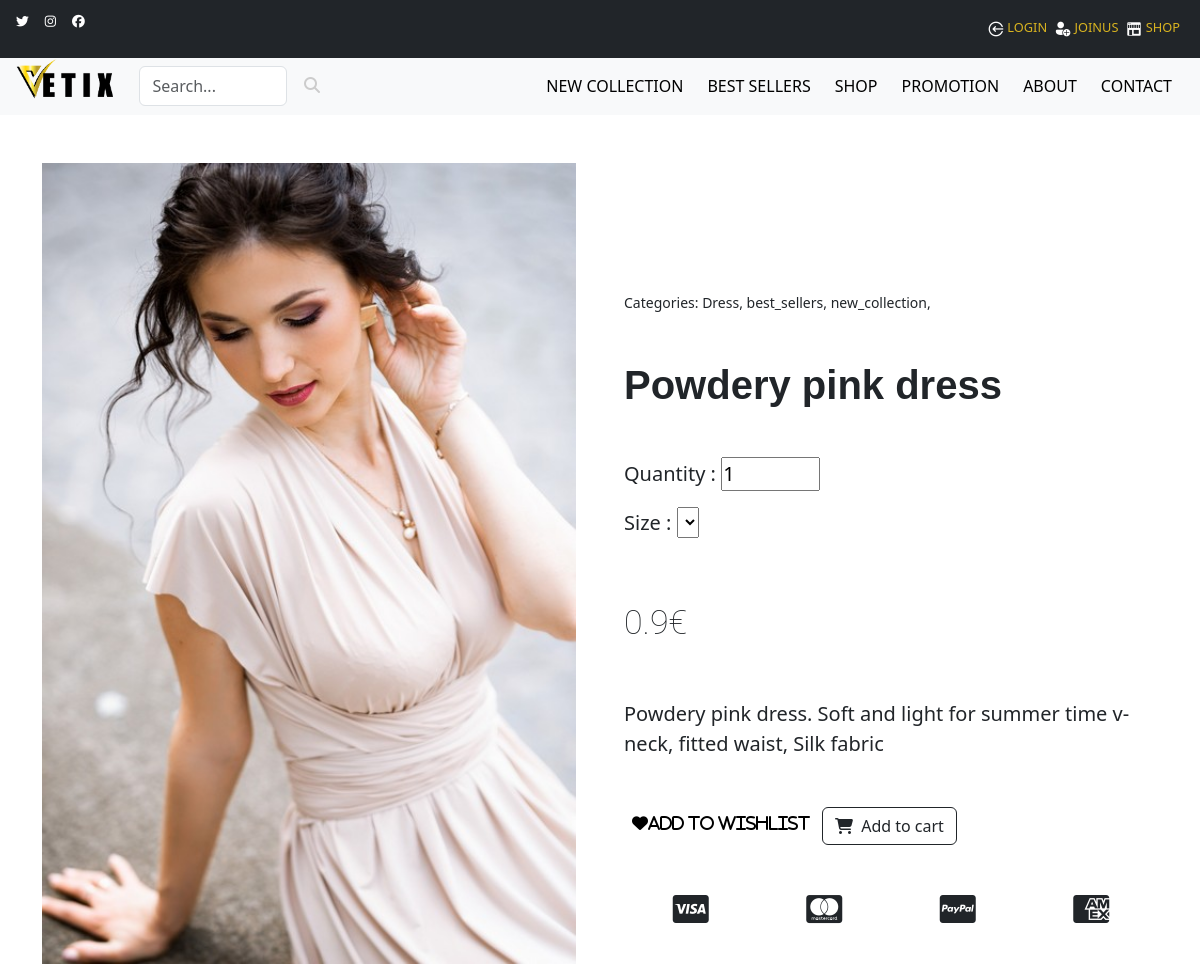
The app's page /product.php?id=3 (upper part), older data.
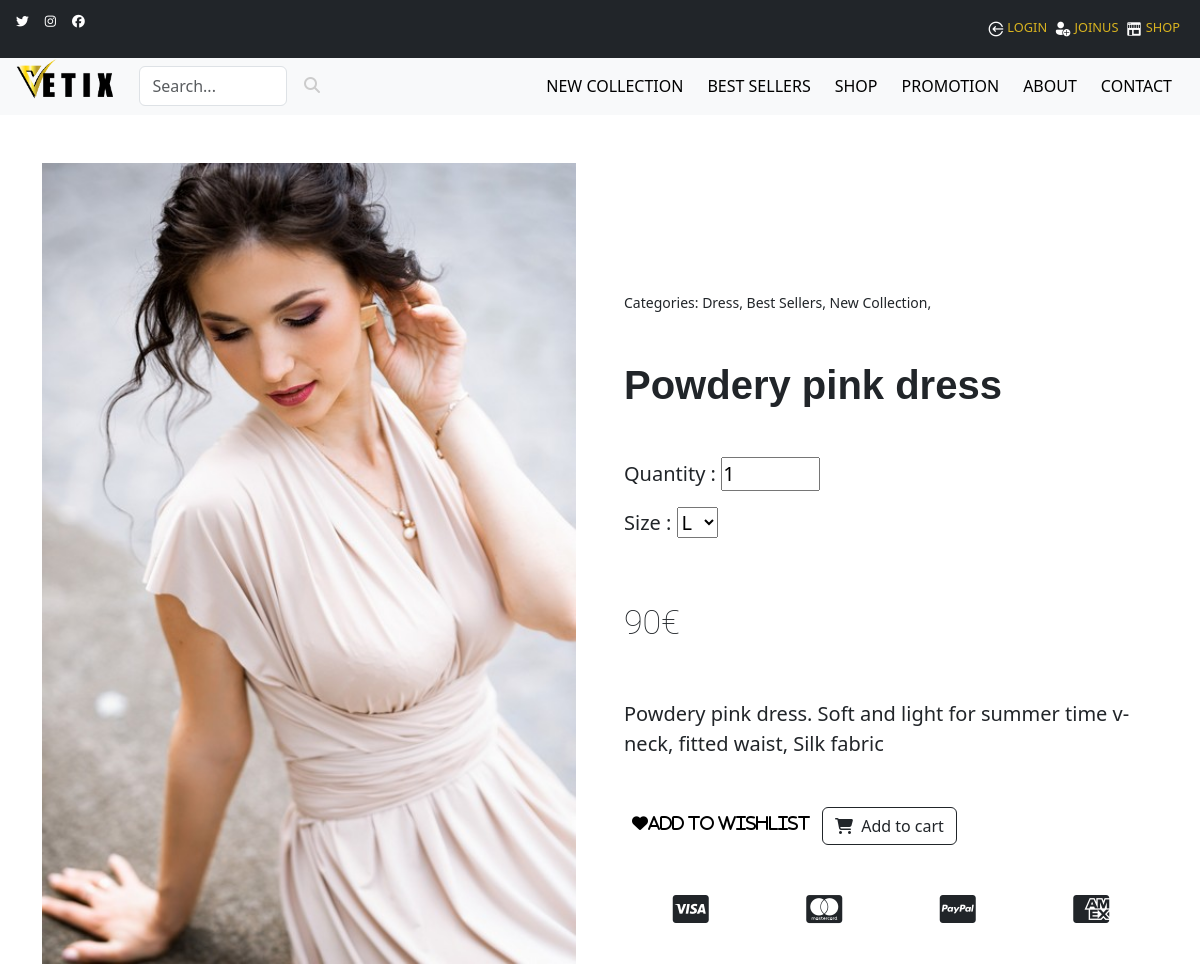
The same page, newer data.
### tables this page shows
CREATE TABLE IF NOT EXISTS `category` (
  `id_category` int(11) NOT NULL AUTO_INCREMENT,
  `name` varchar(255) NOT NULL,
  PRIMARY KEY (`id_category`)
);

CREATE TABLE IF NOT EXISTS `product` (
  `id_product` int(11) NOT NULL AUTO_INCREMENT,
  `title` varchar(255) NOT NULL,
  `description` text NOT NULL,
  `image` varchar(255) NOT NULL,
  `image_1` varchar(255) DEFAULT NULL,
  `image_2` varchar(255) DEFAULT NULL,
  `price` int(11) NOT NULL,
  `best_sellers` tinyint(1) NOT NULL DEFAULT '0',
  `new_collection` tinyint(1) NOT NULL DEFAULT '0',
  `promotion` tinyint(1) NOT NULL DEFAULT '0',
  `promotion_percentage` int(11) DEFAULT NULL,
  PRIMARY KEY (`id_product`)
);

### inc/class/Model.php (called while the page is built, shortened)
<?php
abstract class Model
{
    protected $bdd;
    protected $tablename = '';
    public function __construct()
    {
        $host = 'localhost';
        $dbname = 'boutique';
        $dbUser = 'root';
        $dbPass = '';
        try {
            $this->bdd = new PDO("mysql:host=$host;dbname=$dbname;charset=utf8", $dbUser, $dbPass);
            $this->bdd->setAttribute(PDO::ATTR_ERRMODE, PDO::ERRMODE_EXCEPTION);
            $this->bdd->exec("set names utf8");
        } catch (PDOException $e) {
            echo "Erreur : " . $e->getMessage();
            die();
        }
    }
    protected function getOne($id, $colname)
    {
        $id = htmlspecialchars($id);
        $query = "SELECT * FROM $this->tablename WHERE $colname = :id";
        $select = $this->bdd->prepare($query);
        $select->execute([':id' => $id]);
        $result = $select->fetch(PDO::FETCH_ASSOC);
        return $result;
    }
}

### inc/php/callToClasses.php (called while the page is built, shortened)
<?php
require_once 'inc/class/User.php';
require_once 'inc/class/Product.php';
$user = new User();
$product = new Product();
?>

### inc/class/Product.php (called while the page is built, shortened)
<?php
require_once "Model.php";
class Product extends Model
{
    protected $bdd;
    protected $tablename = "product";
    public function getSize($idProduct)
    {
        $idProduct = htmlspecialchars($idProduct);
        $request = "SELECT product_size.id_product AS id_size_product,
        product_size.id_size, size.id_size, size.size
        FROM $this->tablename
        INNER JOIN product_size
        ON product.id_product=product_size.id_product
        INNER JOIN size
        ON product_size.id_size=size.id_size
        WHERE product.id_product = :idProduct";
        $select = $this->bdd->prepare($request);
        $select->execute([
            ":idProduct" => $idProduct,
        ]);
        $result = $select->fetchAll(PDO::FETCH_ASSOC);
        return $result;
    }
    public function getProductInfo($id, $colname = "id_product")
    {
        return parent::getOne($id, $colname);
    }
    public function getCategoryName($id)
    {
        $id = htmlspecialchars($id);
        $query = $this->bdd->prepare("SELECT name FROM category INNER JOIN link_categ ON category.id_category = link_categ.id_categ WHERE link_categ.id_product = :id");
        $query->execute([':id' => $id]);
        $result = $query->fetchAll(PDO::FETCH_ASSOC);
        if ($result) {
            return $result;
        } else {
            return 'not ok';
        }
    }
}

### inc/class/User.php (called while the page is built, shortened)
<?php
require_once 'Model.php';
class User extends Model
{
    public function isLogged()
    {
        if (isset($_SESSION['user'])) {
            return true;
        } else {
            return false;
        }
    }
}

### product.php (the view, shortened to what the changed rows need)
<?php require_once 'inc/php/callToClasses.php'; ?>
<!DOCTYPE html>
<html lang="en">
<head>
    <link rel="stylesheet" href="inc/css/style.css">
    <link rel="stylesheet" href="https://cdnjs.cloudflare.com/ajax/libs/lightbox2/2.11.3/css/lightbox.min.css">
    <link rel="stylesheet" href="https://cdn.jsdelivr.net/npm/bootstrap@5.3.0-alpha3/dist/css/bootstrap.min.css">
</head>
<body>
    <main class="container my-5">
        <?php
        $id = $_GET['id'];
        $product_info = $product->getProductInfo($id);
        $categories = $product->getCategoryName($id);
        $image = $product_info['image'];
        $image1 = $product_info['image_1'];
        $image2 = $product_info['image_2'];
        $title = $product_info['title'];
        $sizesProduct = $product->getSize($id);
        ?>
        <div class="row gx-4 gx-lg-5 align-items-center">
            <div class="col-md-6">
                <?php $images = [$image, $image1, $image2]; ?>
                <?php foreach ($images as $index => $image) : ?>
                    <?php if (!empty($image) && $index === 0) : ?>
                        <a href="inc/img/shop/<?= $image ?>" data-lightbox="<?= $title ?>">
                            <img src="inc/img/shop/<?= $image ?>" alt="<?= $title ?>" class="product_img img-fluid">
                        </a>
                    <?php elseif (!empty($image) && $index !== 0) : ?>
                        <a href="inc/img/shop/<?= $image ?>" data-lightbox="<?= $title ?>" style="display:none;"></a>
                    <?php endif; ?>
                <?php endforeach; ?>
            </div>
            <div class="col-md-6">
                <div class="small mb-5">Categories:
                    <?php foreach ($categories as $category) {
                        echo $category['name'] . ', ';
                    } ?></div>
                <h2 class="display-5 fw-bolder my-5"><?php echo $product_info['title'] ?></h2>
                <div class="fs-5 mb-5">
                    <p class="">Quantity :
                        <input type="number" name="quantity" id="quantity" min="1" max="10" value="1">
                    </p>
                    <p class="">Size :
                        <select name="size" id="size">
                            <?php foreach ($sizesProduct as $cols => $valueSize) {
                            ?>
                                <option value="<?= $valueSize['size'] ?>"><?= $valueSize['size'] ?></option>
                            <?php
                            }
                            ?>
                        </select>
                    </p>
                    <?php if ($product_info['promotion'] == 1) {
                        $price = $product_info['price'] / 100;
                        $percentage = $product_info['promotion_percentage'];
                        $newPrice = $price - ($price * $percentage / 100);
                    ?>
                        <h3 class="py-5"><?= '<del>' . $price . '€</del> &nbsp;-' . $percentage . '% &nbsp;' . $newPrice ?>€</h3>
                    <?php } else { ?>
                        <h3 class="py-5"><?= $product_info['price'] / 100; ?>€</h3>
                    <?php } ?>
                    <p class="lead"><?= $product_info['description'] ?></p>
                </div>
                <div class="love d-flex mb-5">
                    <i class="heart heart-bk fas fa-heart px-2 pt-2" data-id="<?= $id ?>">Add to wishlist</i>
                    <?php if ($user->isLogged()) { ?>
                        <button id="add_to_cart" class="connected btn btn-outline-dark flex-shrink-0 mx-1" type="button" data-id="<?= $id ?>">
                            <i class="fas fa-shopping-cart me-1"></i>
                            Add to cart
                        </button>
                    <?php } else { ?>
                        <button id="add_to_cart" class="btn btn-outline-dark flex-shrink-0 mx-1" type="button" data-id="<?= $id ?>">
                        </button>
                    <?php } ?>
                </div>
                <div class="d-flex mt-5 justify-content-around">
                    <i class="fab fa-2x fa-cc-visa"></i>
                    <i class="fab fa-2x fa-cc-mastercard"></i>
                    <i class="fab fa-2x fa-cc-paypal"></i>
                    <i class="fab fa-2x fa-cc-amex"></i>
                </div>
            </div>
        </div>
    </main>
</body>
</html>

Row changes from the older to the newer data that the page shows:
changed product "Powdery pink dress": $product_info['price']/100 "0.9" → "90"
changed category: name "best_sellers" → "Best Sellers"
changed category: name "new_collection" → "New Collection"
Text that changed along with them:
form field size: (not shown) → "L"
